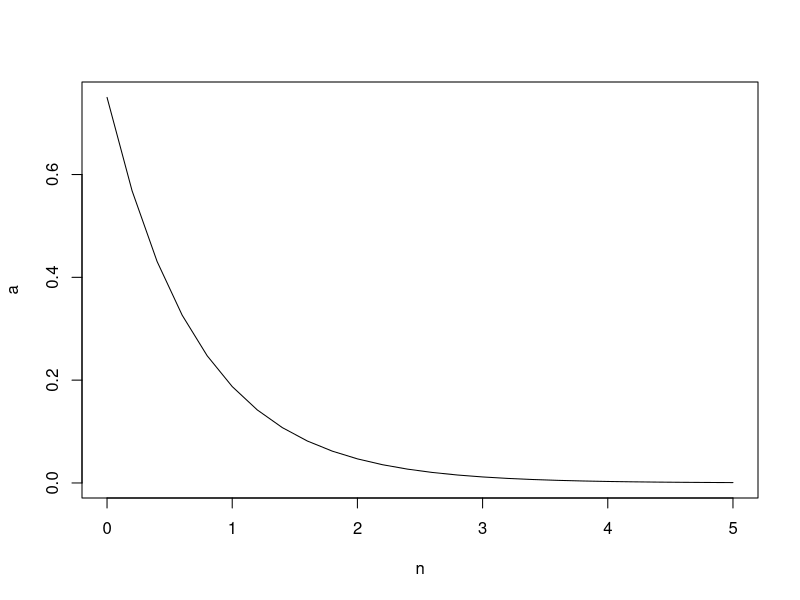

This figure's R source:

k <- seq(1, 30, 1)
prob_dist <- pbinom(k, 30, 0.6)
prob_den <- dbinom(k, 30, 0.6)


cumsum(round(prob_den, 15))
round(prob_dist, 10)
?pbinom

n <- seq(0, 5, 0.2)
p <- 0.25

a <- (1 - p) * (p**n)

plot(n, a, type='l')

?seq



x <- 1:1000
cumsum(p**x)
1/(1-p)

x_2 <- 0:1000
cumsum(p**x_2)
1/(1-p)

p * sum((1-p)**x_2)

sum(p ** x_2) * (1-p)
